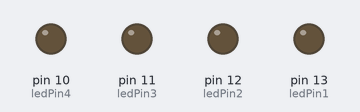
This sketch was run on a simulated Arduino Uno, built with avr-gcc and run on an emulated ATmega328P. Shown: output pins drawn as LEDs (lit = HIGH).

Above: at 0.5 s.
At 2.5 s:
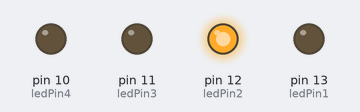
At 3.5 s:
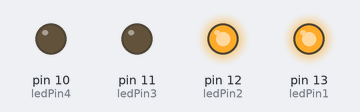
At 4.5 s:
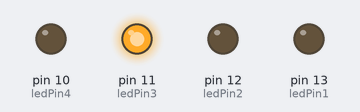
At 6.5 s:
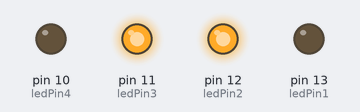
At 9.5 s:
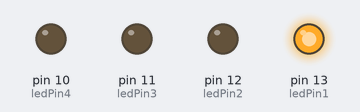
Timing chart, 0 to 10.4 s (numbered marks = the images above):
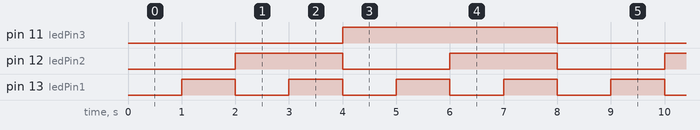

The sketch:

BareMinimum.ino
```cpp
int ledPin1 = 13;
int ledPin2 = 12;
int ledPin3 = 11;
int ledPin4 = 10;

int blinkInterval = 1000;

void setup() {
  // Initialize LED pins as outputs
  pinMode(ledPin1, OUTPUT);
  pinMode(ledPin2, OUTPUT);
  pinMode(ledPin3, OUTPUT);
  pinMode(ledPin4, OUTPUT);
}

void loop() {
  // BCD pattern
  digitalWrite(ledPin1, LOW);
  digitalWrite(ledPin2, LOW);
  digitalWrite(ledPin3, LOW);
  digitalWrite(ledPin4, LOW);
  delay(blinkInterval);

  digitalWrite(ledPin1, HIGH);
  digitalWrite(ledPin2, LOW);
  digitalWrite(ledPin3, LOW);
  digitalWrite(ledPin4, LOW);
  delay(blinkInterval);

  digitalWrite(ledPin1, LOW);
  digitalWrite(ledPin2, HIGH);
  digitalWrite(ledPin3, LOW);
  digitalWrite(ledPin4, LOW);
  delay(blinkInterval);

  digitalWrite(ledPin1, HIGH);
  digitalWrite(ledPin2, HIGH);
  digitalWrite(ledPin3, LOW);
  digitalWrite(ledPin4, LOW);
  delay(blinkInterval);

  digitalWrite(ledPin1, LOW);
  digitalWrite(ledPin2, LOW);
  digitalWrite(ledPin3, HIGH);
  digitalWrite(ledPin4, LOW);
  delay(blinkInterval);

  digitalWrite(ledPin1, HIGH);
  digitalWrite(ledPin2, LOW);
  digitalWrite(ledPin3, HIGH);
  digitalWrite(ledPin4, LOW);
  delay(blinkInterval);

  digitalWrite(ledPin1, LOW);
  digitalWrite(ledPin2, HIGH);
  digitalWrite(ledPin3, HIGH);
  digitalWrite(ledPin4, LOW);
  delay(blinkInterval);

  digitalWrite(ledPin1, HIGH);
  digitalWrite(ledPin2, HIGH);
  digitalWrite(ledPin3, HIGH);
  digitalWrite(ledPin4, LOW);
  delay(blinkInterval);
}
```

Measured:
- by itself, pin 11 (ledPin3): alternates HIGH for 4.0 s and LOW for 4.0 s
- by itself, pin 12 (ledPin2): alternates HIGH for 2.0 s and LOW for 2.0 s
- by itself, pin 13 (ledPin1): alternates HIGH for 1.0 s and LOW for 1.0 s
